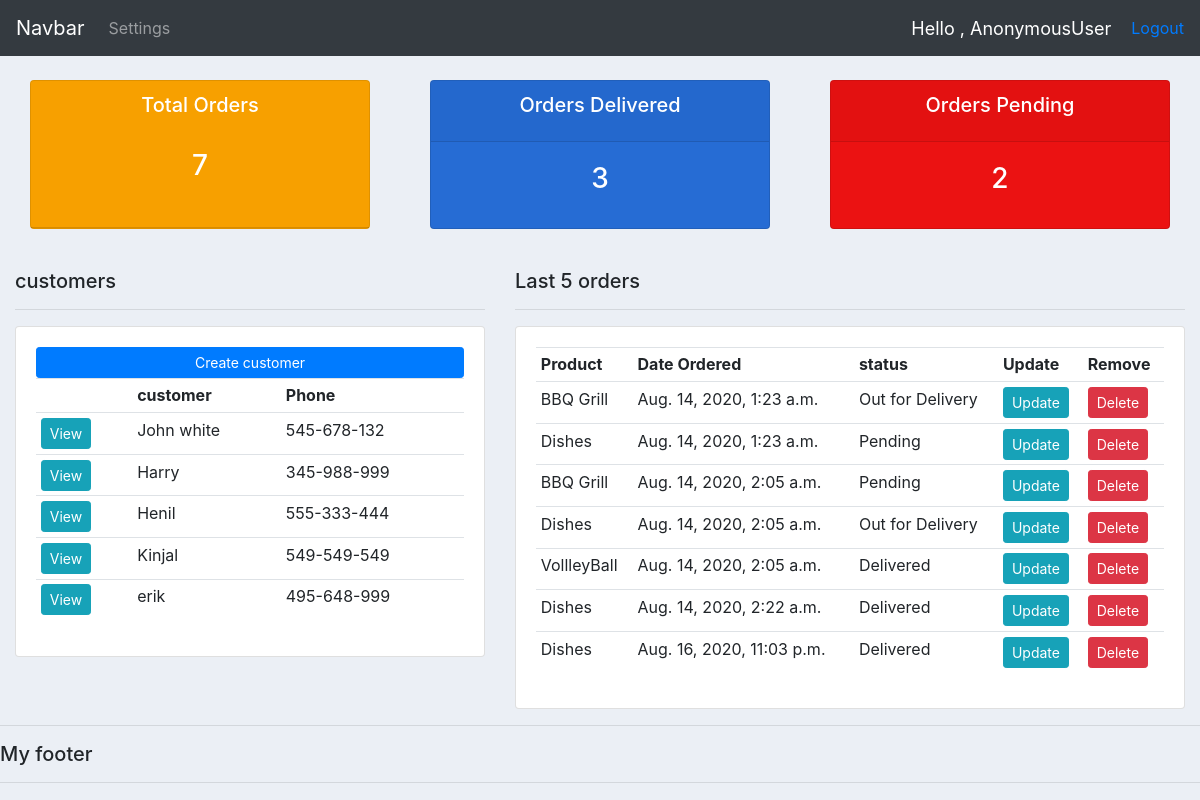
The app's page /, older data.
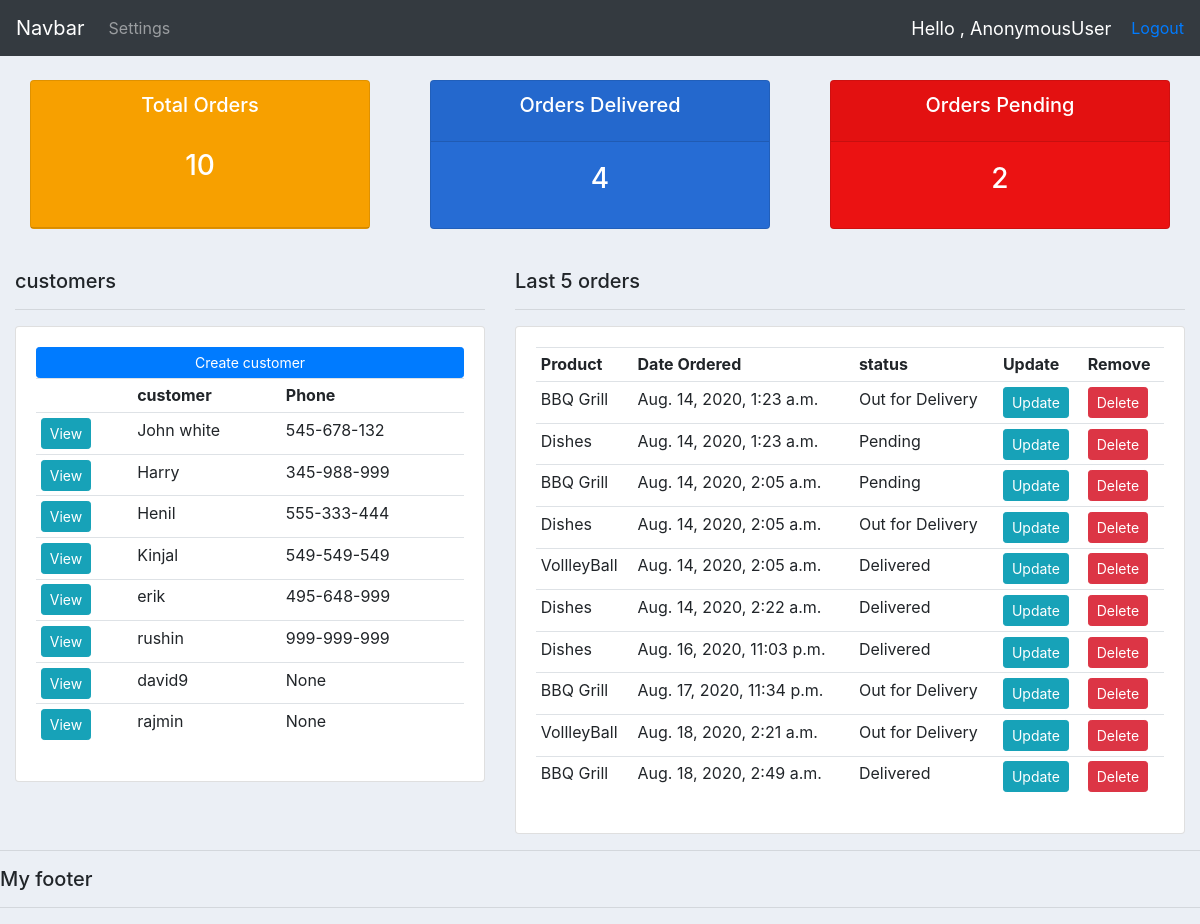
The same page, newer data.
### filedata9/models.py (models this page shows, shortened)
class Customer(models.Model):
    user = models.OneToOneField(User, null=True,blank=True,on_delete=models.CASCADE)
    name = models.CharField(max_length=200,null=True)
    phone = models.CharField(max_length=200,null=True)
    email = models.CharField(max_length=200,null=True)
    profile_picture = models.ImageField(default='default.jpg',null=True,blank=True)
    Date_created = models.DateTimeField(auto_now_add=True,null=True)

class Orders(models.Model):
    STATUS = (
        ('Out for Delivery' , 'Out for Delivery'),
        ('Delivered', 'Delivered'),
        ('Pending','Pending'),
    )
    customer = models.ForeignKey(Customer,null=True,on_delete=models.SET_NULL)
    product = models.ForeignKey(Products,null=True,on_delete=models.SET_NULL)
    date_created = models.DateTimeField(auto_now_add=True, null=True)
    status = models.CharField(max_length=200, null=True, choices=STATUS)
    note = models.CharField(max_length=200, null=True)

class Products(models.Model):
    CATEGORY = (
        ('Indoor','Indoor'),
        ('Outdoor','Outdoor'),
    )
    name = models.CharField(max_length=200,null=True)
    price = models.FloatField(null=True)
    category = models.CharField(max_length=200,null=True,choices=CATEGORY)
    description = models.CharField(max_length=200,null=True,blank=True)
    Date_created = models.DateTimeField(auto_now_add=True)
    tags = models.ManyToManyField(Tag)
    def __str__(self):
        return self.name

### filedata9/views.py (the view)
# urls.py: 2. Add a URL to urlpatterns:  path('', views.home, name='home')
def home(request):
    orders= Orders.objects.all()
    customers=Customer.objects.all()
    total_orders= orders.count()
    total_customers = customers.count()
    delivered = orders.filter(status="Delivered").count()
    pending= orders.filter(status="Pending").count()
    context = {'orders':orders, 'customers':customers, 'total_orders':total_orders,'delivered':delivered,'pending':pending}
    return render(request,'filedata9/dashboard.html',context)

### filedata9/templates/filedata9/dashboard.html
{% extends 'filedata9/main.html' %}
{% block content %}
{%  include 'filedata9/status.html' %}
<br>
<div class = 'row'>
    <div class = 'col-md-5'>
        <h5>customers</h5>
            <hr>
            <div class= "card card-body">
                <a class = 'btn btn-primary btn-sm btn-block' href="">Create customer</a>
                <table class = 'table table-sm'>
                    <tr>
                        <th></th>
                        <th>customer</th>
                        <th>Phone</th>
                    </tr>
				{% for customer in customers %}
					<tr>
                        <td> <a class = 'btn btn-sm btn-info' href="{% url 'customer' customer.id %}">View</a></td>
						<td>{{customer.name}}</td>
						<td>{{customer.phone}}</td>
					</tr>
				{% endfor %}
                </table>
            </div>
    </div>
        <div class = col-md-7>
            <h5>Last 5 orders</h5>
            <hr>
            <div class='card card-body'>
                <table class="table table-sm">
                    <tr>
                        <th>Product</th>
                        <th>Date Ordered</th>
                        <th>status</th>
                        <th>Update</th>
                        <th>Remove</th>
                    </tr>
                    {% for order in orders %}
                        <tr>
                            <td>{{order.product}}</td>
                            <td>{{order.date_created}}</td>
                            <td>{{order.status}}</td>
                            <td><a class = 'btn btn-sm btn-info' href="{% url 'update_order' order.id %}">Update</a></td>
                            <td><a class = 'btn btn-sm btn-danger' href="{% url 'delete_order' order.id %}">Delete</a></td>
                        </tr>
                    {% endfor %}
                </table>
            </div>
        </div>
</div>
{% endblock %}

### filedata9/templates/filedata9/main.html (shortened to what this page needs)
{% load static %}
<!DOCTYPE html>
<html>
<head>
    <link rel="stylesheet" href="https://stackpath.bootstrapcdn.com/bootstrap/4.4.1/css/bootstrap.min.css">
    <link rel="stylesheet" type="text/css" href="{% static '/css/main.css' %}">
</head>
<body>
{% include 'filedata9/navbar.html'%}
<div class = 'container-fluid'>
{% block content %}
{% endblock content %}
</div>
<hr>
<h5> My footer</h5>
<hr>
</body>
</html>

### filedata9/templates/filedata9/navbar.html (shortened to what this page needs)
{% load static %}
<nav class="navbar navbar-expand-lg navbar-dark bg-dark">
    <a class="navbar-brand" href="#">Navbar</a>
    <div class="collapse navbar-collapse" id="navbarNav">
      <ul class="navbar-nav">
        <li class="nav-item active">
          {% if request.user.is_staff %}
          <a class="nav-link" href="{% url 'home' %}">Dashboard</a>
        </li>
        <li class="nav-item">
          <a class="nav-link" href="{% url 'products' %}">Products</a>
        </li>
        {% else %}
        <li class="nav-item">
          <a class="nav-link" href="{% url 'accountsettings' %}">Settings</a>
        </li>
        {% endif %}
      </ul>
    </div>
    <span class = "Hello-text"> Hello , {{request.user}}</span>
    <span><a href = "{% url 'logout' %}">Logout</a></span>
  </nav>

### filedata9/templates/filedata9/status.html
<br>
<div class = 'row'>
    <div class ='col'>
        <div class='col-md'>
            <div class = 'card text-center text-white mb-3' id ="total-orders">
                <div class="card-header">
                    <h5 class='card-title'>Total Orders
                    </h5>
                <div class='card-body'>
                    <h3 class='card-title'>{{total_orders}}</h3>
                </div>
                </div>
             </div>
        </div>
    </div>
    <div class="col">
		<div class="col-md">
			<div class="card text-center text-white  mb-3" id="orders-delivered">
			  	<div class="card-header">
			  		<h5 class="card-title">Orders Delivered</h5>
			  	</div>
			  	<div class="card-body">
			    	<h3 class="card-title">{{delivered}}</h3>
			  	</div>
			</div>
		</div>
	</div>
	<div class="col">
		<div class="col-md">
			<div class="card text-center text-white  mb-3" id="orders-pending">
			  	<div class="card-header">
			  		<h5 class="card-title">Orders Pending</h5>
			  	</div>
			  	<div class="card-body">
			    	<h3 class="card-title">{{pending}}</h3>
			  	</div>
			</div>
		</div>
	</div>
</div>

### static/css/main.css (style rules this page uses)
body { background-color: #ebeff5; }
#total-orders { background-color: #ffa600; }
#orders-delivered { background-color: #266cd4; }
#orders-pending { background-color: #eb1212; }

### filedata9/templates/filedata9/navbar.html (style rules this page uses)
.Hello-text { font-size:18px; color:#fff; margin-right: 20px; }

Row changes from the older to the newer data that the page shows:
added Customer: name "rushin", phone "999-999-999"
added Customer: name "david9", phone "None"
added Customer: name "rajmin", phone "None"
added Orders: product "BBQ Grill", date_created "Aug. 17, 2020, 11:34 p.m.", status "Out for Delivery"
added Orders: product "VollleyBall", date_created "Aug. 18, 2020, 2:21 a.m.", status "Out for Delivery"
added Orders: product "BBQ Grill", date_created "Aug. 18, 2020, 2:49 a.m.", status "Delivered"
Text that changed along with them:
{{ total_orders }}: "7" → "10"
{{ delivered }}: "3" → "4"
